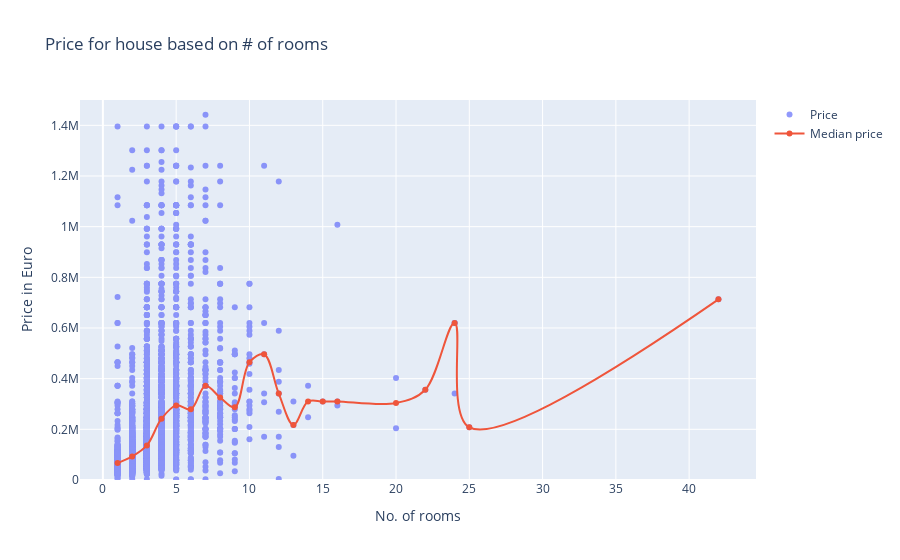

Write notebook code for a chart like this one.
### Markdown cell above
### Question 5
<h4>What kind of relation exists between number of rooms in the house and its price. Create an appropriate visual to show any kind of relation that exists between room count and price of the house in one single visual.
<br><br>
Write the python code in the below cell to create appropriate visual to perform the above task.
<h4> Answer in markdown cells below the visual
<br><br>
<ol>
    <li>Summarise your findings from the visual</li>
    <li>The reason for selecting the chart type you did</li>
    <li>Mention the pre-attentive attributes used.(atleast 2)</li>
    <li>Mention the gestalt principles used.(atleast 2)</li>
</ol>

### Code cell
fig_df = df.groupby('room')['price_eur'].agg('median').reset_index()

fig = go.Figure()
fig.add_trace(go.Scatter(x=df['room'], y=df['price_eur'],
                    mode='markers',
                    name='Price',
                    opacity=0.7))
fig.add_trace(go.Scatter(x=fig_df['room'], y=fig_df['price_eur'],
                    mode='lines+markers',
                    name='Median price',
                    line_shape='spline'))
fig.update_layout(title='Price for house based on # of rooms',
                   xaxis_title='No. of rooms',
                   yaxis_title='Price in Euro')
fig.update_yaxes(range=[-50, 1500000]) 
fig.show()

### Figure 1 — Plotly figure (JSON) as saved in the notebook; plotly's stock layout.template omitted (floating-point values rounded to 4 significant figures; data arrays with more than 128 entries replaced by an {"elided": "..."} marker saying what was removed)
{"data": [{"mode": "markers", "name": "Price", "opacity": 0.7, "type": "scatter", "x": {"elided": "5671 int values"}, "y": {"elided": "5671 float values"}}, {"line": {"shape": "spline"}, "mode": "lines+markers", "name": "Median price", "type": "scatter", "x": [1, 2, 3, 4, 5, 6, 7, 8, 9, 10, 11, 12, 13, 14, 15, 16, 20, 22, 24, 25, 42], "y": [66650, 93000, 136307, 241800, 294500, 279000, 372000, 325500, 286750, 465000, 496000, 341000, 217000, 310000, 310000, 310000, 303800, 356500, 620000, 207700, 713000]}], "layout": {"title": {"text": "Price for house based on # of rooms"}, "xaxis": {"title": {"text": "No. of rooms"}}, "yaxis": {"range": [-50, 1500000], "title": {"text": "Price in Euro"}}}}
